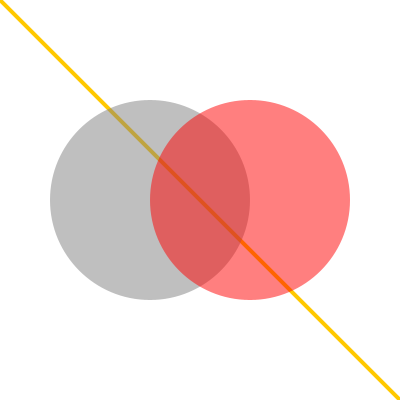
Frame 1 (no input)
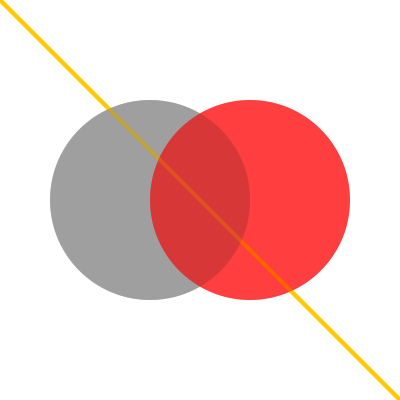
Frame 2 (the mouse pressed at the canvas centre, redrawn once)

The Processing sketch that drew these frames (run headless with seeded random() and noise(); the mouse was pressed at the canvas centre and the sketch redrawn once):

// Processing sketch: alpha
// ── alpha.pde
void setup()
{
  size(400, 400);
  background(255);
  
  noLoop();
}

void draw()
{ 
  strokeWeight(4);
  stroke(255, 200, 0);
  
  line(0, 0, 400, 400);
  
  noStroke();
  fill(128, 128); 
  ellipse(150, 200, 200, 200);
  fill(255, 0, 0, 128); 
  ellipse(250, 200, 200, 200);
  }
